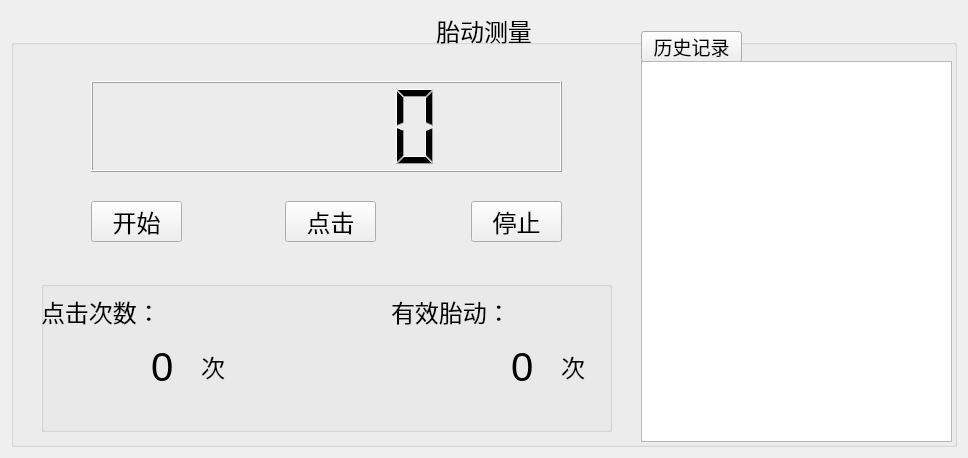
<?xml version="1.0" encoding="UTF-8"?>
<ui version="4.0">
 <class>FMmonitorDlg</class>
 <widget class="QWidget" name="FMmonitorDlg">
  <property name="geometry">
   <rect>
    <x>0</x>
    <y>0</y>
    <width>968</width>
    <height>458</height>
   </rect>
  </property>
  <property name="windowTitle">
   <string>FMmonitor</string>
  </property>
  <property name="styleSheet">
   <string notr="true"/>
  </property>
  <layout class="QVBoxLayout" name="verticalLayout" stretch="0">
   <item>
    <layout class="QVBoxLayout" name="verticalLayout_2">
     <item>
      <widget class="QGroupBox" name="ConMQ">
       <property name="font">
        <font>
         <pointsize>18</pointsize>
        </font>
       </property>
       <property name="title">
        <string>胎动测量</string>
       </property>
       <property name="alignment">
        <set>Qt::AlignCenter</set>
       </property>
       <widget class="QPushButton" name="stop_btn">
        <property name="geometry">
         <rect>
          <x>460</x>
          <y>190</y>
          <width>91</width>
          <height>41</height>
         </rect>
        </property>
        <property name="text">
         <string>停止</string>
        </property>
       </widget>
       <widget class="QLCDNumber" name="lcdNumber">
        <property name="geometry">
         <rect>
          <x>80</x>
          <y>70</y>
          <width>471</width>
          <height>91</height>
         </rect>
        </property>
       </widget>
       <widget class="QPushButton" name="start_btn">
        <property name="geometry">
         <rect>
          <x>80</x>
          <y>190</y>
          <width>91</width>
          <height>41</height>
         </rect>
        </property>
        <property name="text">
         <string>开始</string>
        </property>
       </widget>
       <widget class="QPushButton" name="countbtn">
        <property name="geometry">
         <rect>
          <x>274</x>
          <y>190</y>
          <width>91</width>
          <height>41</height>
         </rect>
        </property>
        <property name="text">
         <string>点击</string>
        </property>
       </widget>
       <widget class="QPushButton" name="hisbtn">
        <property name="geometry">
         <rect>
          <x>630</x>
          <y>20</y>
          <width>101</width>
          <height>31</height>
         </rect>
        </property>
        <property name="font">
         <font>
          <pointsize>14</pointsize>
         </font>
        </property>
        <property name="text">
         <string>历史记录</string>
        </property>
       </widget>
       <widget class="QTextBrowser" name="hisrecord">
        <property name="geometry">
         <rect>
          <x>630</x>
          <y>50</y>
          <width>311</width>
          <height>381</height>
         </rect>
        </property>
        <property name="font">
         <font>
          <pointsize>9</pointsize>
         </font>
        </property>
       </widget>
       <widget class="QGroupBox" name="groupBox">
        <property name="geometry">
         <rect>
          <x>30</x>
          <y>270</y>
          <width>571</width>
          <height>151</height>
         </rect>
        </property>
        <property name="title">
         <string/>
        </property>
        <widget class="QLabel" name="label">
         <property name="geometry">
          <rect>
           <x>0</x>
           <y>10</y>
           <width>131</width>
           <height>41</height>
          </rect>
         </property>
         <property name="text">
          <string>点击次数：</string>
         </property>
        </widget>
        <widget class="QLabel" name="cliknum">
         <property name="geometry">
          <rect>
           <x>110</x>
           <y>70</y>
           <width>51</width>
           <height>31</height>
          </rect>
         </property>
         <property name="font">
          <font>
           <pointsize>30</pointsize>
          </font>
         </property>
         <property name="text">
          <string>0</string>
         </property>
        </widget>
        <widget class="QLabel" name="hintlabel_4">
         <property name="geometry">
          <rect>
           <x>160</x>
           <y>70</y>
           <width>31</width>
           <height>31</height>
          </rect>
         </property>
         <property name="text">
          <string>次</string>
         </property>
        </widget>
        <widget class="QLabel" name="label_4">
         <property name="geometry">
          <rect>
           <x>350</x>
           <y>10</y>
           <width>121</width>
           <height>41</height>
          </rect>
         </property>
         <property name="text">
          <string>有效胎动：</string>
         </property>
        </widget>
        <widget class="QLabel" name="valnum">
         <property name="geometry">
          <rect>
           <x>470</x>
           <y>70</y>
           <width>51</width>
           <height>31</height>
          </rect>
         </property>
         <property name="font">
          <font>
           <pointsize>30</pointsize>
          </font>
         </property>
         <property name="text">
          <string>0</string>
         </property>
        </widget>
        <widget class="QLabel" name="hintlabel_2">
         <property name="geometry">
          <rect>
           <x>520</x>
           <y>70</y>
           <width>31</width>
           <height>31</height>
          </rect>
         </property>
         <property name="text">
          <string>次</string>
         </property>
        </widget>
       </widget>
      </widget>
     </item>
    </layout>
   </item>
  </layout>
 </widget>
 <resources/>
 <connections/>
</ui>
